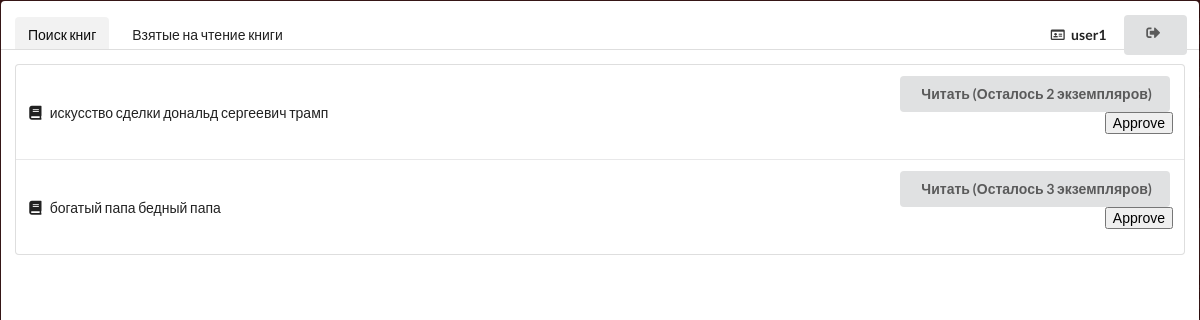
The app's page /main/search/ (signed in), older data.
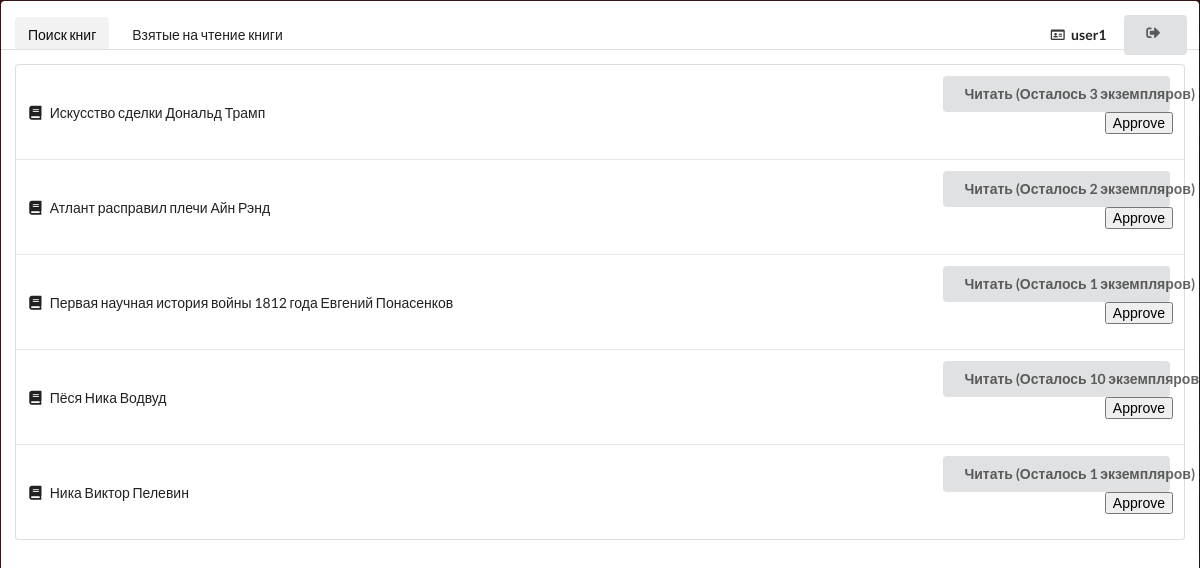
The same page, newer data.
### Books/models.py (models this page shows)
class Book(models.Model):
    title = models.CharField(max_length=50, help_text="Название книги")
    author = models.CharField(max_length=50, help_text="Автор книги")
    cover = models.ImageField(upload_to='covers')
    count = models.IntegerField()

### Books/views.py (the view)
# urls.py: path('search/', views.Searching, name='search'),
def Searching(request):
    current_user = request.user
    books = Book.objects.all()
    reading = ReadingList.objects.all().filter(user_id=current_user)
    complete = CompleteList.objects.all().filter(user_id=current_user)
    return render(request, 'Books/search.html', {'reading': reading, 'complete': complete, 'books':books})

### Books/templates/Books/search.html (shortened to what this page needs)
{% extends 'Books/base.html' %}
{% block panel %}
                <a class="active item">
                    Поиск книг
                </a>
                <a class="item" href="/main">
                    Взятые на чтение книги
                </a>
                <div class="right menu">
                    <a class="item">
                        <i class="id card outline icon"></i> <b>{{ user.username }}</b>
                    </a>
                    <div class="ui vertical animated button" tabindex="0">
                        <div class="visible content">
                            <i class="sign out icon"></i>
                        </div>
                    </div>
                </div>
{% endblock %}
{% block table_content %}
{% for book in books %}
                    <tr>
                        <td class="collapsing">
                            <i class="book icon"></i> {{ book.title }} {{ book.author }}
                        </td>
                        <td class="right aligned collapsing">
                            <button class="ui button" style="width: 50%;">
                                Читать (Осталось {{ book.count }} экземпляров)
                            </button>
                            <form action="{% url 'Books:addreading' book.id %}" method=POST>{% csrf_token %}
                            <button id="approve-btn" type="submit">Approve</button>
                            </form>
                        </td>
                    </tr>
{% endfor %}
{% endblock %}

### Books/templates/Books/base.html (shortened to what this page needs)
<html>
<head>
    {% load static %}
    <link rel="stylesheet" type="text/css" href="{% static 'semantic/semantic.min.css' %}">
    <link rel="stylesheet" type="text/css" href="{% static 'semantic/popup.min.css' %}">
</head>
<body>
    <div class="ui raised segments centered">
        <div class="ui segment" style="width: 100%; height: 6%;">
            <div class="ui secondary menu">
                {% block panel %}
                {% endblock %}
            </div>
        </div>
        <div class="ui segment" style="width: 100%; height: 94%;">
            <table class="ui single line table">
                <tbody>
                {% block table_content %}
                {% endblock %}
                </tbody>
            </table>
        </div>
    </div>
</body>
</html>

### Books/templates/Books/base.html (style rules this page uses)
body { background-color: #DADADA; }

Row changes from the older to the newer data that the page shows:
removed Book: title "искусство сделки", author "дональд сергеевич трамп", count "2"
removed Book: title "богатый папа", author "бедный папа", count "3"
added Book: title "Искусство сделки", author "Дональд Трамп", count "3"
added Book: title "Атлант расправил плечи", author "Айн Рэнд", count "2"
added Book: title "Первая научная история войны 1812 года", author "Евгений Понасенков", count "1"
added Book: title "Пёся", author "Ника Водвуд", count "10"
added Book: title "Ника", author "Виктор Пелевин", count "1"
